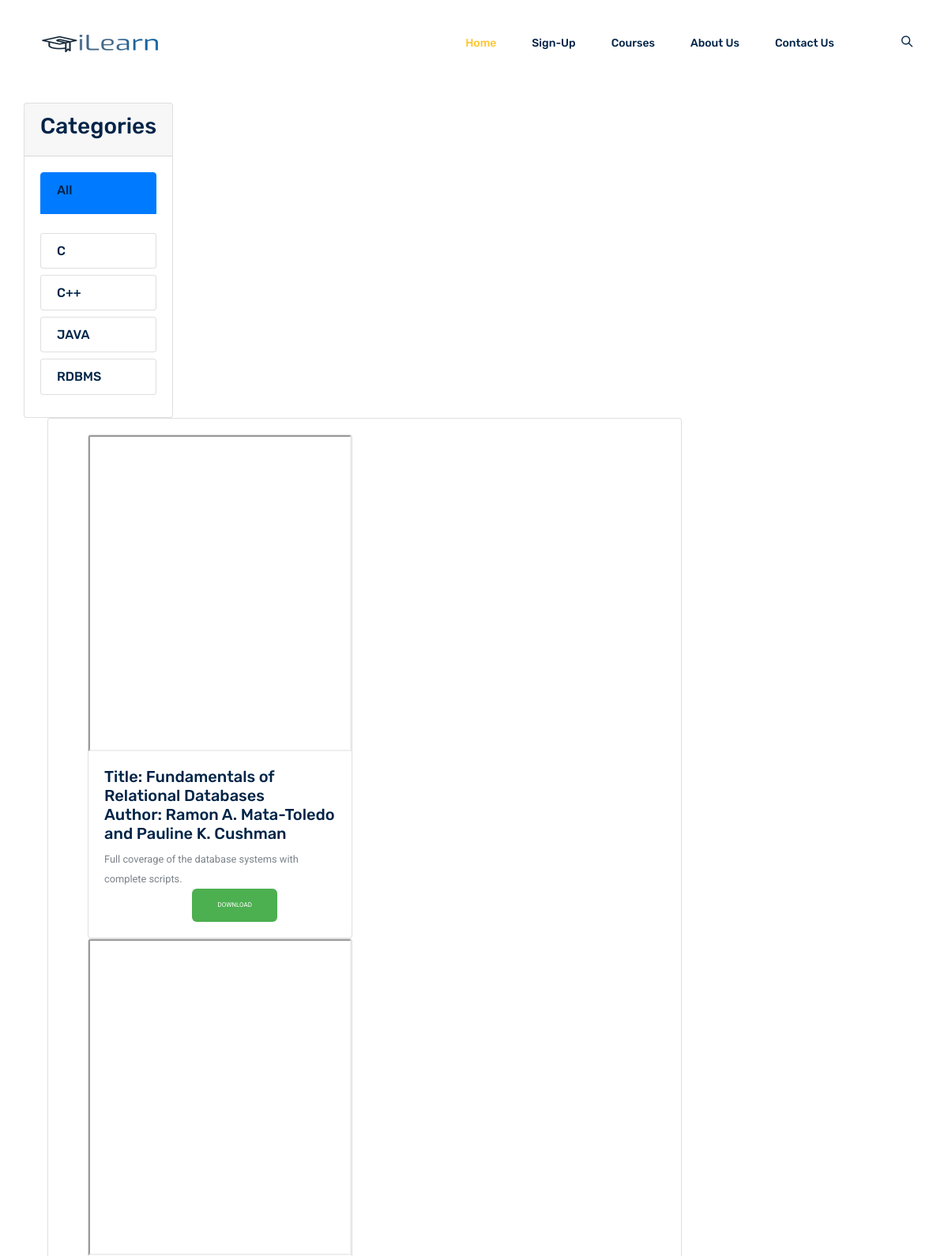
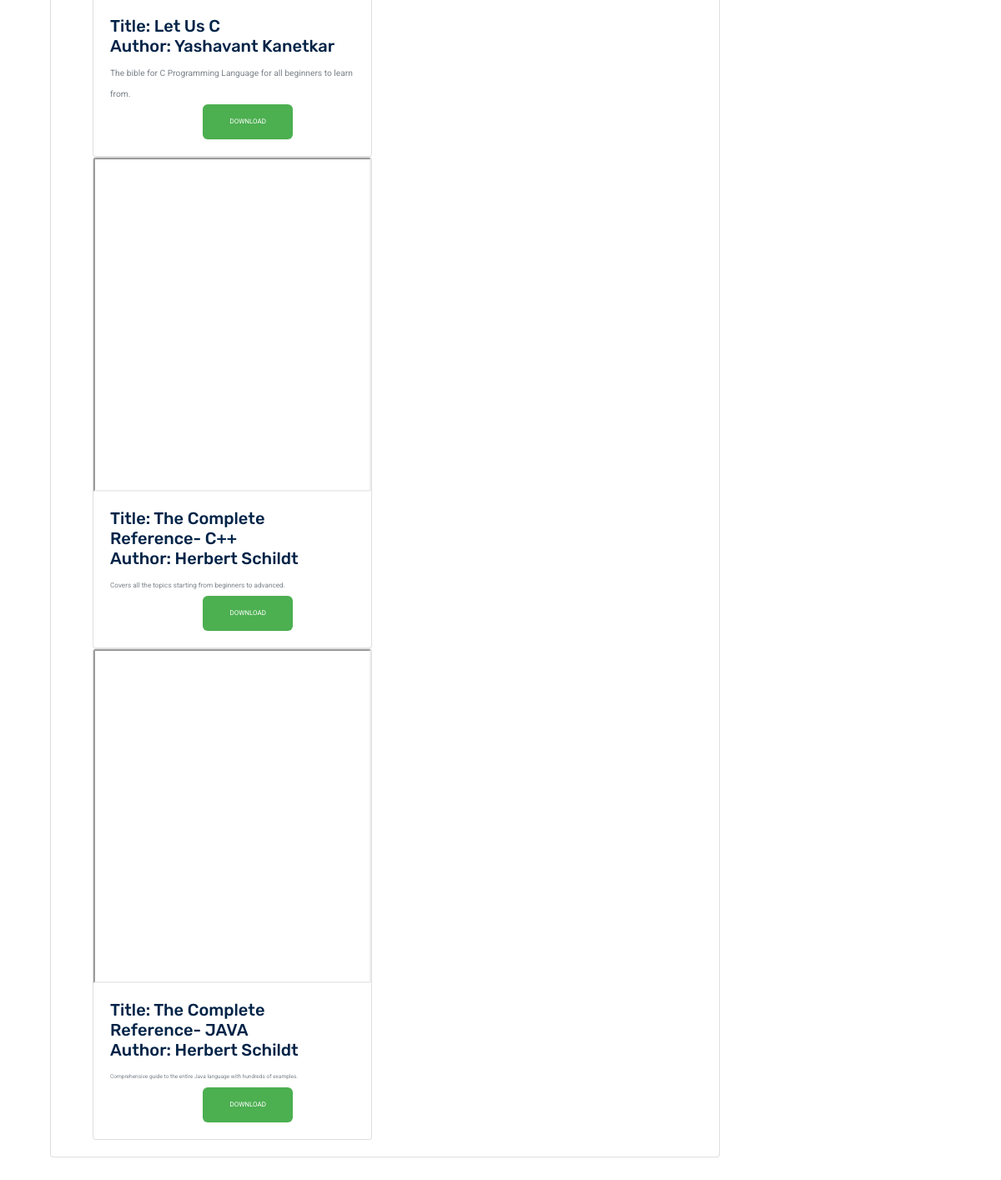
Screenshot of /elib.php with the database file from the repository (2 pictures, top to bottom).
### tables this page shows
CREATE TABLE IF NOT EXISTS `categories` (
  `id` int(30) NOT NULL AUTO_INCREMENT,
  `name` text NOT NULL,
  `description` text NOT NULL,
  PRIMARY KEY (`id`)
);

CREATE TABLE IF NOT EXISTS `books` (
  `id` int(30) NOT NULL AUTO_INCREMENT,
  `category_ids` text NOT NULL,
  `title` varchar(200) NOT NULL,
  `author` text NOT NULL,
  `description` text NOT NULL,
  `image_path` text NOT NULL,
  `pdf_path` text NOT NULL,
  PRIMARY KEY (`id`)
);

### elib.php (the view, shortened to what this page needs)
<!DOCTYPE html>
<html lang="en">
  <head>
    <link rel="stylesheet" href="css/bootstrap.css" />
    <link rel="stylesheet" href="css/flaticon.css" />
    <link rel="stylesheet" href="css/themify-icons.css" />
    <link rel="stylesheet" href="vendors/owl-carousel/owl.carousel.min.css" />
    <link rel="stylesheet" href="vendors/nice-select/css/nice-select.css" />
    <link rel="stylesheet" href="css/style.css" />
  </head>
  <body method="POST">
    <?php
    include 'Connection/common.php';
    include 'header_index.php';
    ?>
    <div class="popular_courses section_gap_top">
        <div class="container">
        <div class="row">
                <div class="card">
                    <div class="card-header"><h3>Categories</div></h3>
                    <div class="card-body">
                        <ul class='list-group' id='cat-list'>
                            <li class='list-group-item' data-id='all' data-href="elib.php?page=home&category_id=all"><h6>All</li></h6>
                        <br>
                            <?php
                                $cat = $con->query("SELECT * FROM categories order by name asc");
                                while($row=$cat->fetch_assoc()):
                             ?>
                        <h6><li class='list-group-item' data-id='<?php echo $row['id'] ?>' data-href="elib.php?page=home&category_id=<?php echo $row['id'] ?>"><?php echo ucwords($row['name']) ?></li> </h6>
                            <?php endwhile; ?>
                        </ul>
                    </div>
                </div>
            </div>
            <div class="col-md-9">
                <div class="card">
                    <div class="card-body">
                        <div class="container">
                            <?php
                                $where = "";
                                $books = $con->query("SELECT * from books $where order by title asc");
                                while($row=$books->fetch_assoc()):
                             ?>
                             <div class="col-sm-6">
                                 <div class="card">
                                     <div class="card-img-top d-flex justify-content-center" style="max-height: 50vh; max-width: 50vh ; overflow: hidden">
                                     <iframe src="<?php echo $row['image_path'] ?>" width="400" height="400"></iframe>
                                     </div>
                                     <div class="card-body prod-item">
                                         <h5>
                                         <p>Title: <?php echo $row['title'] ?></p>
                                         <p>Author: <?php echo $row['author'] ?></p>
                                         <p>
                                            <small>
                                         </h5>
                                         <h7> <p class="truncate"><?php echo $row['description'] ?></p></h7>
                                         <a href="<?php echo $row['pdf_path'] ?> "> <button class="btn btn-primary btn-sm view_prod" type="button" style="background-color: #4CAF50;
                        border: none;
                        color: white;
                        padding: 15px 32px;
                        text-align: left;
                        /*text-decoration: none;*/
                        display: inline-block;
                        font-size: 8px;
                        border-radius: 6px;
                        position: relative;
    left: 38%;">DOWNLOAD
                                             </button></a>
                                     </div>
                                 </div>
                             </div>
                            <?php endwhile; ?>
                            </div>
                    </div>
                </div>
            </div>
        </div>
    </div>
  </body>
</html>

### header_index.php (shortened to what this page needs)
<header class="header_area">
     <div class="main_menu">
       <nav class="navbar navbar-expand-lg navbar-light">
         <div class="container">
           <a class="navbar-brand logo_h" href="index.php"
              ><img src="img/logo_1111.png" alt=""
           /></a>
           <div
             class="collapse navbar-collapse offset"
             id="navbarSupportedContent"
           >
             <ul class="nav navbar-nav menu_nav ml-auto">
             <?php
                       if(isset($_SESSION['username'])){
                           $split=$_SESSION['username'];
                       $firstname= strtok($split, ' ');
                           ?>
               <li class="nav-item active">
                   <a class="nav-link" href="index.php">Hii,&nbsp; <?php echo $firstname; ?></a>
               </li>
               <li class="nav-item ">
                 <a class="nav-link" href="index.php">Home</a>
               </li>
               <li class="nav-item ">
                   <a class="nav-link" href="test.php">Dashboard</a>
               </li>
               <li class="nav-item ">
                   <a class="nav-link" href="my_profile.php">My Profile</a>
               </li>
               <li class="nav-item ">
                   <a class="nav-link" href="logout.php">logout</a>
               </li>
              <li class="nav-item">
                 <a href="#" class="nav-link search" id="search">
                   <i class="ti-search"></i>
                 </a>
               </li>
                  <?php } else { ?>
               <li class="nav-item active">
                 <a class="nav-link" href="index.php">Home</a>
               </li>
               <li class="nav-item">
                 <a class="nav-link" href="signup.php">Sign-Up</a>
               </li>
               <li class="nav-item submenu dropdown">
                 <a
                   href="#"
                   class="nav-link dropdown-toggle"
                   data-toggle="dropdown"
                   role="button"
                   aria-haspopup="true"
                   aria-expanded="false"
                   >Courses</a
                 >
                   </li>
                 </ul>
               <li class="nav-item">
                 <a class="nav-link" href="about_us.php">About us</a>
               </li>
               <li class="nav-item">
                 <a class="nav-link" href="contact.php">Contact Us</a>
               </li>
            <li class="nav-item">
                 <a href="#" class="nav-link search" id="search">
                   <i class="ti-search"></i>
                 </a>
               </li>
                <?php } ?>
           </div>
         </div>
       </nav>
     </div>
   </header>

### elib.php (style rules this page uses)
#cat-list li { cursor: pointer; }
.prod-item p { margin: unset; }

### rows the page displays
categories: name "C"
categories: name "C++"
categories: name "JAVA"
categories: name "RDBMS"
books: title "Fundamentals of Relational Databases", author "Ramon A. Mata-Toledo and Pauline K. Cushman", description "Full coverage of the database systems with complete scripts."
books: title "Let Us C", author "Yashavant Kanetkar", description "The bible for C Programming Language for all beginners to learn from."
books: title "The Complete Reference- C++", author "Herbert Schildt", description "Covers all the topics starting from beginners to advanced."
books: title "The Complete Reference- JAVA", author "Herbert Schildt", description "Comprehensive guide to the entire Java language with hundreds of examples."
